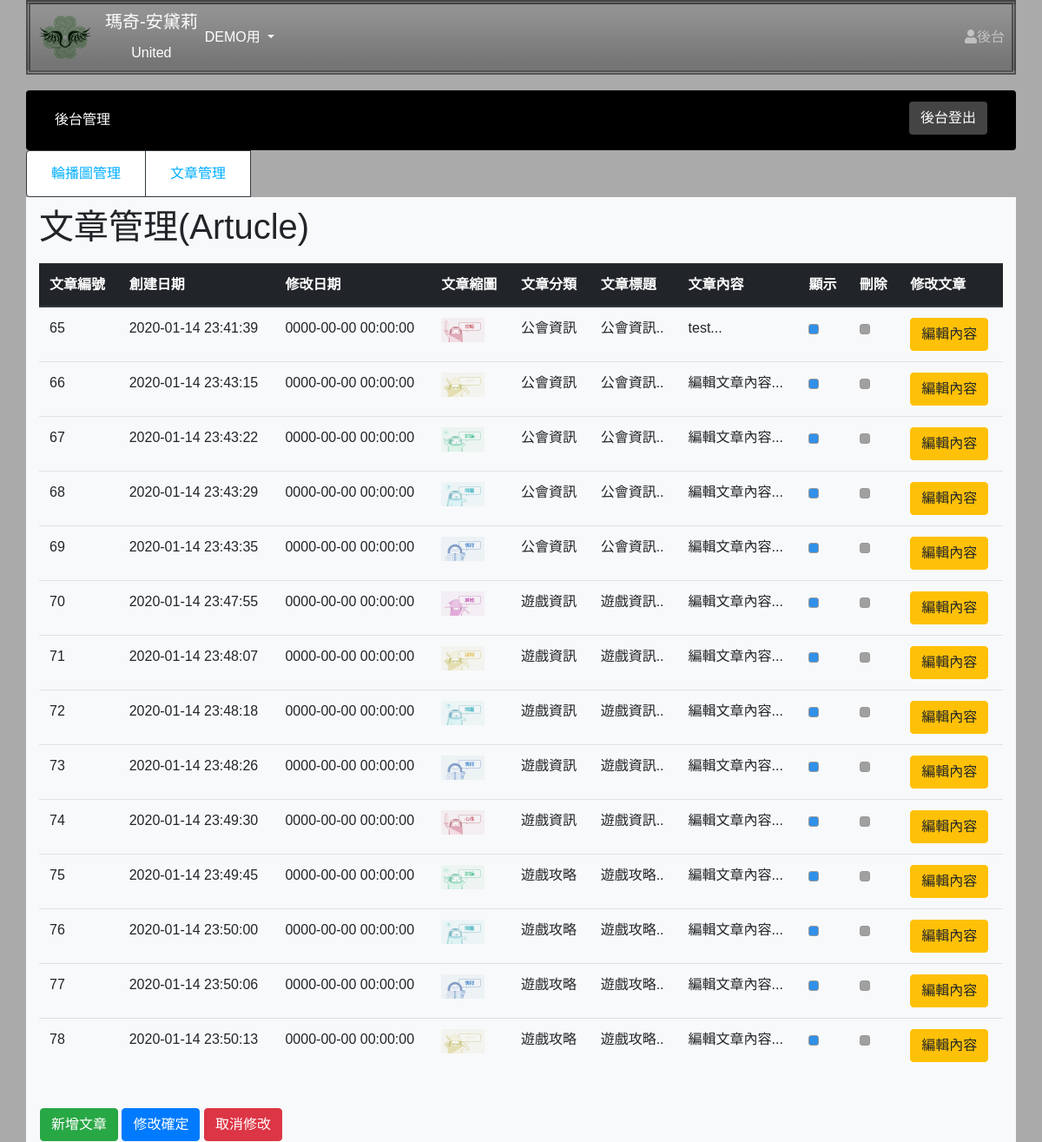
The page /admin.php?do=artucle (signed in) on the database its author committed.
### tables this page shows
CREATE TABLE `artucle` (
  `id` int(10) UNSIGNED NOT NULL,
  `artucle_type` text NOT NULL,
  `artucle_firstdate` datetime NOT NULL,
  `artucle_lastdate` datetime NOT NULL,
  `artucle_title` text NOT NULL,
  `artucle_content` text NOT NULL,
  `artucle_content_view` text NOT NULL,
  `artucle_img` text NOT NULL,
  `display` int(11) NOT NULL
);

### sql.php (called while the page is built, shortened)
<?php
    $db = new PDO('mysql:host=localhost;dbname=s1080420;charset=utf8','s1080420','s1080420');
    function select($tableName,$where){
        global $db;
        $sql = "SELECT *  FROM ".$tableName." WHERE ".$where;
        return $db->query($sql)->fetchall();
    }

### artucle.php (the view, shortened to what this page needs)
<!DOCTYPE html>
<html lang="en">
<head>
    <link rel="stylesheet" type="text/css" href="https://cdn.datatables.net/v/dt/dt-1.10.20/datatables.min.css" />
</head>
<body style="height: 100vh;">
    <h1 style="padding:10px 0px;">文章管理(Artucle)</h1>
    <form method="post" action="api.php?do=artucle_modify">
        <table class="table" id="dt">
            <thead class="thead-dark">
                <tr>
                    <th scope="col">文章編號</th>
                    <th scope="col">創建日期</th>
                    <th scope="col">修改日期</th>
                    <th scope="col">文章縮圖</th>
                    <th scope="col">文章分類</th>
                    <th scope="col">文章標題</th>
                    <th scope="col">文章內容</th>
                    <th scope="col">顯示</th>
                    <th scope="col">刪除</th>
                    <th scope="col">修改文章</th>
                </tr>
            </thead>
            <tbody>
                <?php
                $rows = select("artucle", 1);
                foreach ($rows as $row) {
                ?>
                    <tr role="row">
                        <td><span><?= $row['id'] ?></span></td>
                        <td><span><?= $row['artucle_firstdate'] ?></span></td>
                        <td><span><?= $row['artucle_lastdate'] ?></span></td>
                        <td><img src="img/<?= $row['artucle_img'] ?>" width="50px"></td>
                        <td><span><?= $row['artucle_type'] ?></span></td>
                        <td><span><?= mb_substr($row['artucle_title'], 0, 4) ?>..</span></td>
                        <td><span><?= mb_substr($row['artucle_content_view'], 0, 8) ?>...</span></td>
                        <td>
                            <input class="ainput" type="checkbox" name="display[<?= $row['id'] ?>]" value="1" <?= ($row['display'] == 1) ? "checked" : "" ?>>
                        </td>
                        <td><input class="binput" type="checkbox" name="del[]" value="<?= $row['id'] ?>"></td>
                        <td><input class="btn btn-warning" type="button" onclick="op('#cover','#cvr','view.php?do=artucle_change&id=<?= $row['id'] ?>')" value="編輯內容"></td>
                    </tr>
                <?php
                }
                ?>
            </tbody>
        </table>
        <table style="margin-top:40px; width:70%;">
            <tbody>
                <tr>
                    <td width="200px">
                        <input type="button" onclick="op('#cover','#cvr','view.php?do=artucle_add')" class="btn btn-success" value="新增文章">
                        <input type="submit" class="btn btn-primary" value="修改確定">
                        <input type="reset" class="btn btn-danger" value="取消修改">
                    </td>
                </tr>
            </tbody>
        </table>
    </form>
</body>
</html>

### css/MyStyle.css (style rules this page uses)
html { box-sizing: border-box; }
*, *:before, *:after { box-sizing: inherit; }
body { background:#fff url("img/illust_011_1920x1200.jpg"), center center fixed no-repeat; }
input[type="checkbox"] { -webkit-appearance: none; vertical-align:middle; margin-top:0; background:rgb(160, 160, 160); border:#999 solid 1px; border-radius: 3px; min-height: 12px; min-width: 12px; }
.ainput[type="checkbox"]:checked { background: #3190e8; }

### admin.php (style rules this page uses)
body { font-family: 'Noto Sans TC', sans-serif; background-color: #aaa; background-repeat: no-repeat; background-size: cover; }

### rows shown on the page
artucle: id "65", artucle_firstdate "2020-01-14 23:41:39", artucle_lastdate "0000-00-00 00:00:00", artucle_img (picture), artucle_type "公會資訊", artucle_title "公會資訊", artucle_content_view "test", display "☑"
artucle: id "66", artucle_firstdate "2020-01-14 23:43:15", artucle_lastdate "0000-00-00 00:00:00", artucle_img (picture), artucle_type "公會資訊", artucle_title "公會資訊", artucle_content_view "編輯文章內容", display "☑"
artucle: id "67", artucle_firstdate "2020-01-14 23:43:22", artucle_lastdate "0000-00-00 00:00:00", artucle_img (picture), artucle_type "公會資訊", artucle_title "公會資訊", artucle_content_view "編輯文章內容", display "☑"
artucle: id "68", artucle_firstdate "2020-01-14 23:43:29", artucle_lastdate "0000-00-00 00:00:00", artucle_img (picture), artucle_type "公會資訊", artucle_title "公會資訊", artucle_content_view "編輯文章內容", display "☑"
artucle: id "69", artucle_firstdate "2020-01-14 23:43:35", artucle_lastdate "0000-00-00 00:00:00", artucle_img (picture), artucle_type "公會資訊", artucle_title "公會資訊", artucle_content_view "編輯文章內容", display "☑"
artucle: id "70", artucle_firstdate "2020-01-14 23:47:55", artucle_lastdate "0000-00-00 00:00:00", artucle_img (picture), artucle_type "遊戲資訊", artucle_title "遊戲資訊", artucle_content_view "編輯文章內容", display "☑"
artucle: id "71", artucle_firstdate "2020-01-14 23:48:07", artucle_lastdate "0000-00-00 00:00:00", artucle_img (picture), artucle_type "遊戲資訊", artucle_title "遊戲資訊", artucle_content_view "編輯文章內容", display "☑"
artucle: id "72", artucle_firstdate "2020-01-14 23:48:18", artucle_lastdate "0000-00-00 00:00:00", artucle_img (picture), artucle_type "遊戲資訊", artucle_title "遊戲資訊", artucle_content_view "編輯文章內容", display "☑"
artucle: id "73", artucle_firstdate "2020-01-14 23:48:26", artucle_lastdate "0000-00-00 00:00:00", artucle_img (picture), artucle_type "遊戲資訊", artucle_title "遊戲資訊", artucle_content_view "編輯文章內容", display "☑"
artucle: id "74", artucle_firstdate "2020-01-14 23:49:30", artucle_lastdate "0000-00-00 00:00:00", artucle_img (picture), artucle_type "遊戲資訊", artucle_title "遊戲資訊", artucle_content_view "編輯文章內容", display "☑"
artucle: id "75", artucle_firstdate "2020-01-14 23:49:45", artucle_lastdate "0000-00-00 00:00:00", artucle_img (picture), artucle_type "遊戲攻略", artucle_title "遊戲攻略", artucle_content_view "編輯文章內容", display "☑"
artucle: id "76", artucle_firstdate "2020-01-14 23:50:00", artucle_lastdate "0000-00-00 00:00:00", artucle_img (picture), artucle_type "遊戲攻略", artucle_title "遊戲攻略", artucle_content_view "編輯文章內容", display "☑"
artucle: id "77", artucle_firstdate "2020-01-14 23:50:06", artucle_lastdate "0000-00-00 00:00:00", artucle_img (picture), artucle_type "遊戲攻略", artucle_title "遊戲攻略", artucle_content_view "編輯文章內容", display "☑"
artucle: id "78", artucle_firstdate "2020-01-14 23:50:13", artucle_lastdate "0000-00-00 00:00:00", artucle_img (picture), artucle_type "遊戲攻略", artucle_title "遊戲攻略", artucle_content_view "編輯文章內容", display "☑"
